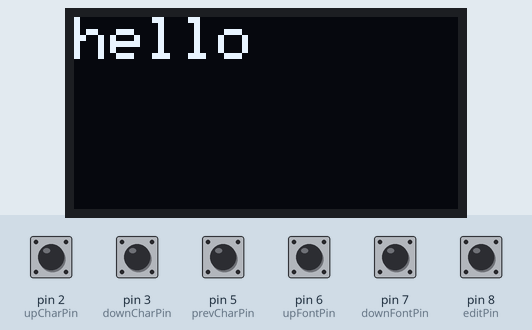
The sketch below on a simulated Arduino Uno, built with avr-gcc and run on an emulated ATmega328P. Shown: 128×64 one-colour display. The inputs (shaded band) are chosen by the test bench; at power-on: pin 2 (upCharPin), pin 3 (downCharPin), pin 5 (prevCharPin), pin 6 (upFontPin), pin 7 (downFontPin), pin 8 (editPin) HIGH.

Above: at 1.2 s.
1.3 s: pin 8 (editPin) pulled LOW for 1 s
At 1.49 s:
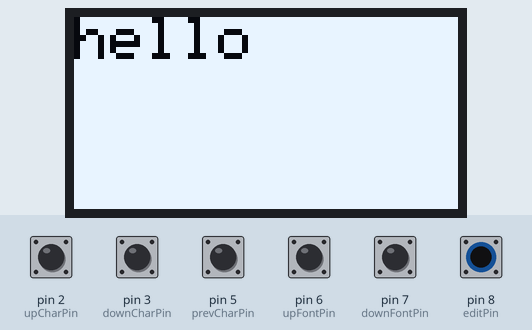
3.8 s: pin 8 (editPin) pulled LOW for 0.15 s
5.4 s: pin 2 (upCharPin) pulled LOW for 1 s
At 7.0 s:
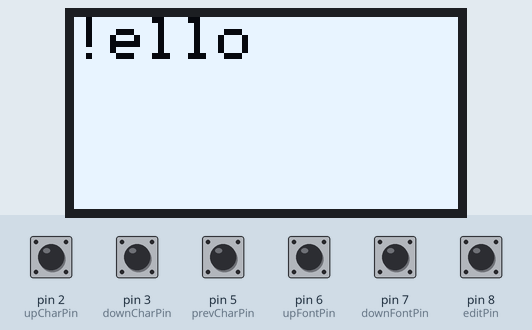
7.9 s: pin 3 (downCharPin) pulled LOW for 0.15 s
At 8.7 s:
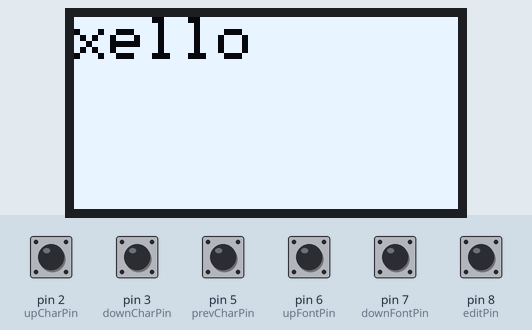
9.5 s: pin 2 (upCharPin) pulled LOW for 0.15 s
At 10.7 s:
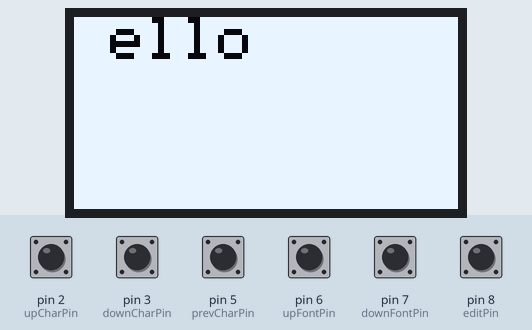
11.1 s: pin 3 (downCharPin) pulled LOW for 1 s
At 11.29 s:
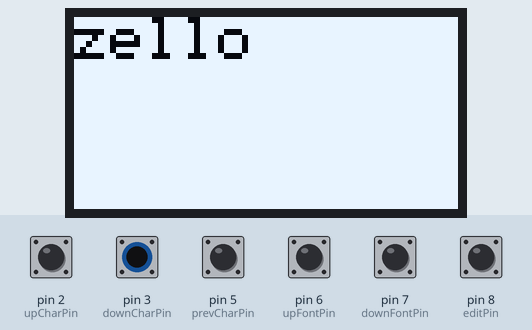
Timing chart, 0 to 14.1 s (numbered marks = the images above; inputs shaded):
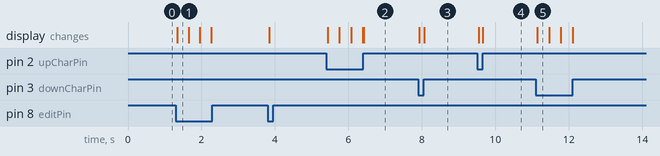

The sketch:

Sketch.ino
```cpp
#include <Wire.h>
#include <Adafruit_SSD1306.h>
#include <Adafruit_GFX.h>


int upCharPin = 2;
int downCharPin = 3;
int nextCharPin = 4;
int prevCharPin = 5;
int upFontPin = 6;
int downFontPin = 7;
int editPin = 8;

int upCState = 0;
int downCState = 0;
int nextCState = 0;
int prevCState = 0;
int upFState = 0;
int downFState = 0;
int editState = 0;

#define OLED_RESET 4
Adafruit_SSD1306 display(OLED_RESET);

void setup() {
	pinMode(upCharPin, INPUT_PULLUP);
	pinMode(downCharPin, INPUT_PULLUP);
	pinMode(nextCharPin, INPUT_PULLUP);
	pinMode(prevCharPin, INPUT_PULLUP);
	pinMode(upFontPin, INPUT_PULLUP);
	pinMode(downFontPin, INPUT_PULLUP);
	pinMode(editPin, INPUT_PULLUP);

	Wire.begin();
	display.begin(SSD1306_SWITCHCAPVCC, 0x3C);
}


int aSelector = 0;
String alphabet = "AaBbCcDdEeFfGgHhIiJjKkLlMmNnOoPpQqRrSsTtUuVvWwXxYyZz !?,.'#";
int cSelector = 0;
String content = "hello";
bool editMode = false;
int fontSize = 2;

void loop() {
	upCState = digitalRead(upCharPin);
	downCState = digitalRead(downCharPin);
	nextCState = digitalRead(nextCharPin);
	prevCState = digitalRead(prevCharPin);
	upFState = digitalRead(upFontPin);
	downFState = digitalRead(downFontPin);
	editState = digitalRead(editPin);

	if (editState == LOW) {
		editMode = !editMode;
		display.clearDisplay();
		delayMicroseconds(1000);
	}
	if (editMode) {
		display.invertDisplay(true);

		if (nextCState == LOW) {
			if (cSelector == content.length() - 1)
			{
				content = content + "b";
			}
			cSelector++;
		}
		if (prevCState == LOW) {
			cSelector--;
			if (cSelector < 0) {
				cSelector = 0;
			}
		}
		if (upFState == LOW) {
			fontSize++;
			if (fontSize > 21) {
				fontSize = 21;
			}
		}
		if (downFState == LOW) {
			fontSize--;
			if (fontSize < 0) {
				fontSize = 0;
			}
		}

		if (downCState == LOW) {
			aSelector--;
			if (aSelector < 0) {
				aSelector = alphabet.length();
			}
		}else if (upCState == LOW) {
			aSelector++;
			if (aSelector > alphabet.length()) {
				aSelector = 0;
			}
		}
		else {
			for (size_t i = 0; i < alphabet.length(); i++)
			{
				if (content[cSelector] == alphabet[i]) {
					aSelector = i;
					break;
				}
			}
		}

		content[cSelector] = alphabet[aSelector];
	}
	else {
		display.invertDisplay(false);
		cSelector = 0;
		aSelector = 0;
	}

	display.clearDisplay();
	display.setTextColor(WHITE);
	display.setTextSize(fontSize);
	display.setCursor(0, 0);
	display.print(content);

	display.display();
}
```

Measured:
- after the input at 1.3 s, the display: changes at once (image 1)
- after the input at 5.4 s, the display: first changes at once (image 2 shows a later state)
- after the input at 7.9 s, the display: first changes at once (image 3 shows a later state)
- after the input at 9.5 s, the display: first changes after 0.05 s (image 4 shows a later state)
- after the input at 11.1 s, the display: changes at once (image 5)
